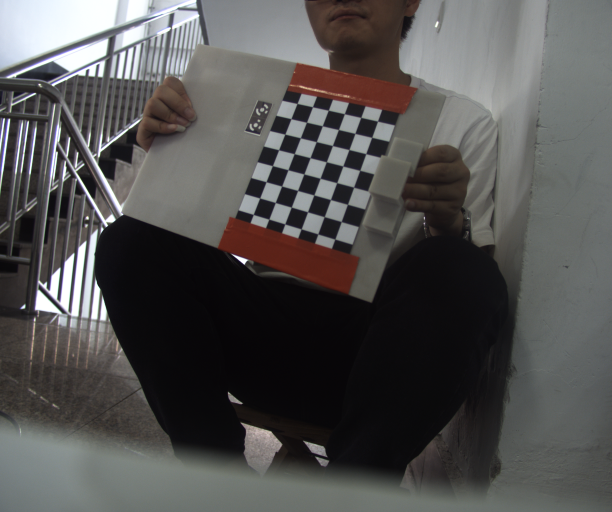
#> input picture Laser/img/1.bmp, 1224 x 1024 px (shown at 1/2 size); its folder holds only this picture in this run
$ python cv_calibrator.py
#> lines starting #> are read from the running program, lines starting #| are printed output that depends on the picture; long printed decimals are rounded
import cv2
import numpy as np
import glob

# 定义棋盘的维度
CHECKBOARD = (8, 6)
criteria = (cv2.TERM_CRITERIA_EPS + cv2.TERM_CRITERIA_MAX_ITER, 30, 0.001)

# 为每个图像创建3D和3D坐标存储向量
objpoints = []
imgpoints = []

# 为3D点定义世界坐标
objp = np.zeros((1, CHECKBOARD[0] * CHECKBOARD[1], 3)
                , np.float32)
objp[0, :, :2] = np.mgrid[0:CHECKBOARD[0],
                 0: CHECKBOARD[1]].T.reshape(-1, 2)
prev_img_shape = None

# 读取图片
images = glob.glob('../Laser/img/*.bmp')
for fname in images:
    img = cv2.imread(fname)
#> img is the input picture: shape (1024, 1224, 3); mean B, G, R 81.3, 82, 83.2
    img = cv2.resize(img, dsize=None, fx=0.5, fy=0.5, interpolation=cv2.INTER_LINEAR)
#> img: shape (512, 612, 3)

    # cv2.imshow('img', img)

    gray = cv2.cvtColor(img, cv2.COLOR_BGR2GRAY)
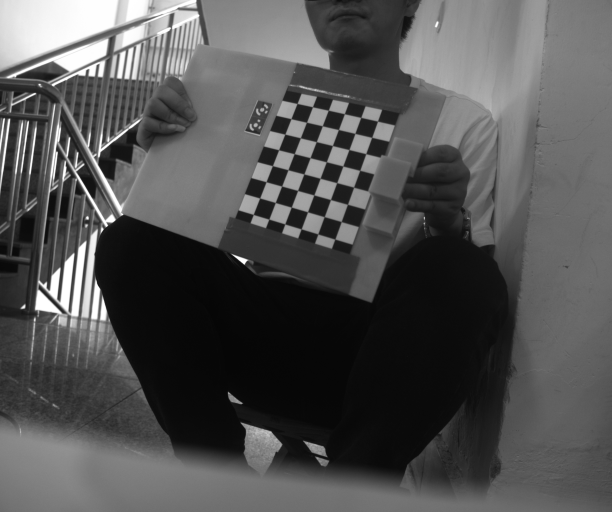
#> gray: shape (512, 612); min 5, max 255, mean 82.4

    # 开始寻找棋盘点
    # 如果在图片中找到了确定好的期盼点数目，则ren=true
    # flag = cv2.CALIB_CB_ADAPTIVE_THRESH
    flag = cv2.CALIB_CB_ADAPTIVE_THRESH + cv2.CALIB_CB_FAST_CHECK + cv2.CALIB_CB_NORMALIZE_IMAGE

    ret, corners = cv2.findChessboardCorners(gray,
                                             CHECKBOARD,
                                             flag)
#> ret = True; corners = 48 rows, first 8: [258, 212], [259.7, 198], [266, 181.8], [272.4, 165.6], [278.6, 149.9], [284.8, 134.2], [291, 118.8], [297, 103.5]
    # 如果找到了所有期盼点，就确定坐标并在棋盘上标记出来
    if ret == True:
        objpoints.append(objp)
        corners2 = cv2.cornerSubPix(gray,
                                    corners,
                                    (11, 11),
                                    (-1, -1),
                                    criteria)
#> corners2 = 48 rows, first 8: [252.4, 215.9], [259.6, 198], [266.1, 181.7], [272.4, 165.7], [278.6, 149.7], [284.8, 134.1], [290.9, 118.6], [297.2, 102.6]

        imgpoints.append(corners2)

        img = cv2.drawChessboardCorners(img,
                                        CHECKBOARD,
                                        corners2,
                                        ret)
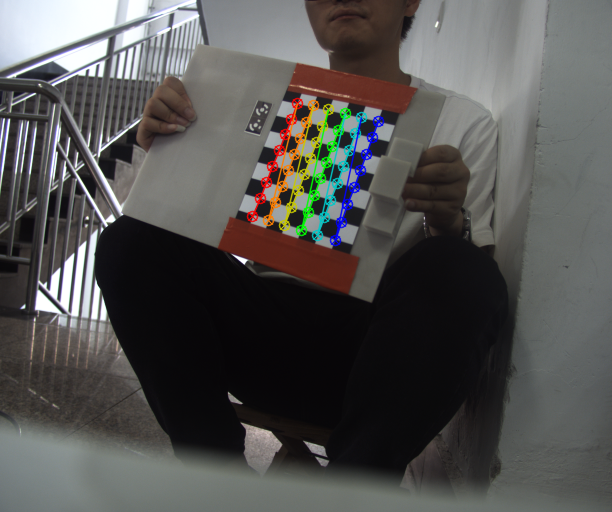
#> img: shape (512, 612, 3); mean B, G, R 81.2, 82.7, 83.6
    # [8 lines of commented-out code are left out]
ret, mtx, dist, rvecs, tvecs = cv2.calibrateCamera(objpoints, imgpoints, gray.shape[::-1], None, None)
#> ret = 0.298; mtx = [[924.8, 0, 300.6], [0, 961.2, 315.3], [0, 0, 1]]; dist = [[0.576, -14.85, 0.188, -0.0403, 196]]; rvecs = ([-0.433, 0.285, -1.2],); tvecs = ([-2.47, -5.12, 46.58],)

np.savez('B.npz', ret=ret, mtx=mtx, dist=dist, rvecs=rvecs, tvecs=tvecs)

img = cv2.imread('new.jpg')
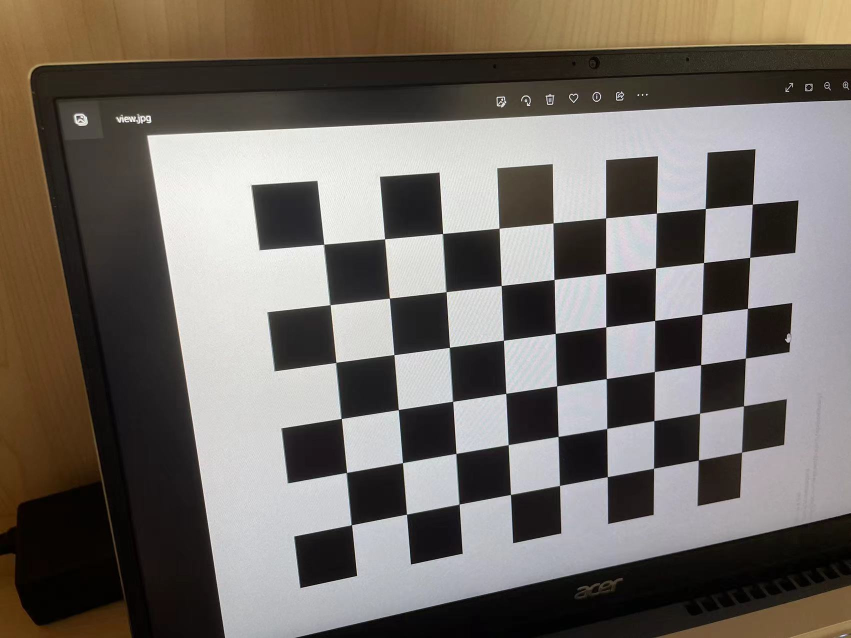
#> input picture Camera Calibration/new.jpg, 1702 x 1276 px (shown at 1/2 size)
#> img is the input picture: shape (1276, 1702, 3); mean B, G, R 102.2, 108.3, 114.7
img = cv2.resize(img, dsize=None, fx=0.5, fy=0.5, interpolation=cv2.INTER_LINEAR)
#> img: shape (638, 851, 3)

h, w = img.shape[:2]
#> h = 638; w = 851

newcameramtx, roi = cv2.getOptimalNewCameraMatrix(mtx, dist, (w, h), 1, (w, h))
#> newcameramtx = [[1850.6, 0, 546.4], [0, 1039.9, 351.7], [0, 0, 1]]; roi = (310, 323, 296, 41)

# undistort
mapx, mapy = cv2.initUndistortRectifyMap(mtx, dist, None, newcameramtx, (w, h), 5)
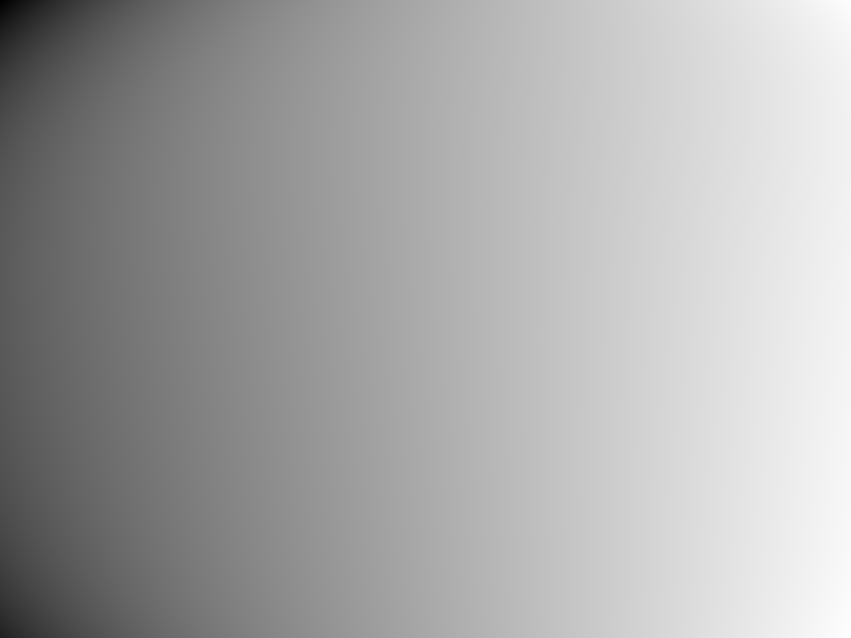
#> mapx: shape (638, 851) float32; min -257, max 479.3, mean 229.5; drawn with min black and max white
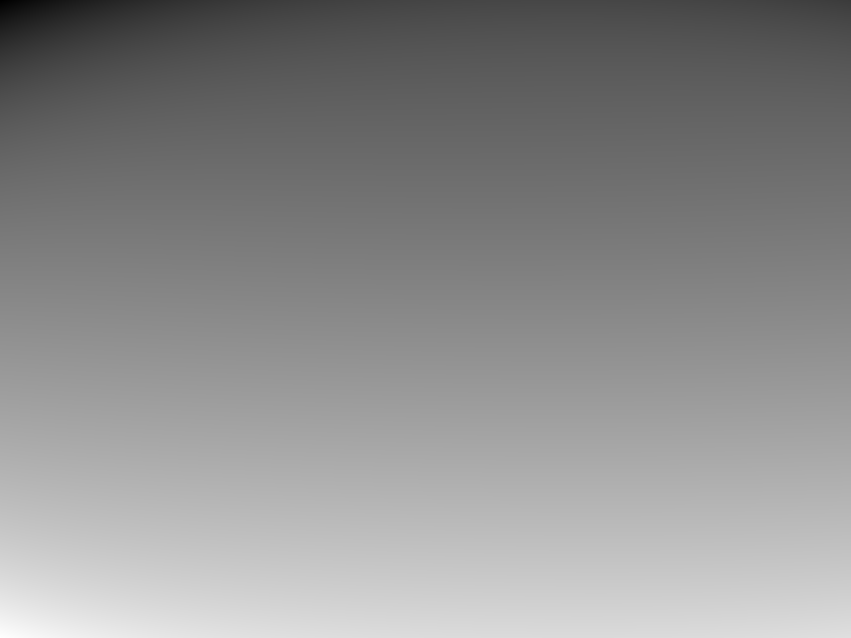
#> mapy: shape (638, 851) float32; min -303.2, max 784.8, mean 299.3; drawn with min black and max white
dst = cv2.remap(img, mapx, mapy, cv2.INTER_LINEAR)
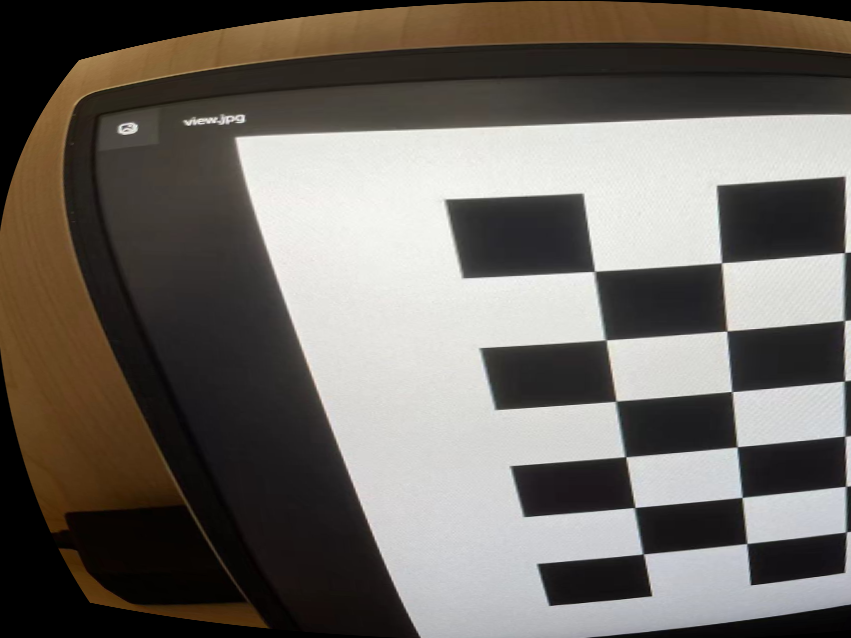
#> dst: shape (638, 851, 3); mean B, G, R 98.7, 104.9, 110.1
# crop the image
x, y, w, h = roi
#> x = 310; y = 323; w = 296; h = 41
dst = dst[y:y + h, x:x + w]
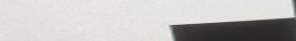
#> dst: shape (41, 296, 3); mean B, G, R 187.6, 191.3, 191.8
cv2.imwrite('calibresult.png', dst)

print("Camera matrix : \n")
print(mtx)
#| [[924.764   0.         300.594]
#|  [  0.         961.221 315.289]
#|  [  0.           0.           1.        ]]
print("dist : \n")
print(dist)
#| [[ 5.75875888e-01 -1.48481521e+01  1.88208502e-01 -4.02649140e-02
#|    1.95985647e+02]]
print("rvecs : \n")
print(rvecs)
#| (array([[-0.4326 ],
#|        [ 0.2849],
#|        [-1.198]]),)
print("tvecs : \n")
print(tvecs)
#| (array([[-2.471],
#|        [-5.116],
#|        [46.576]]),)
